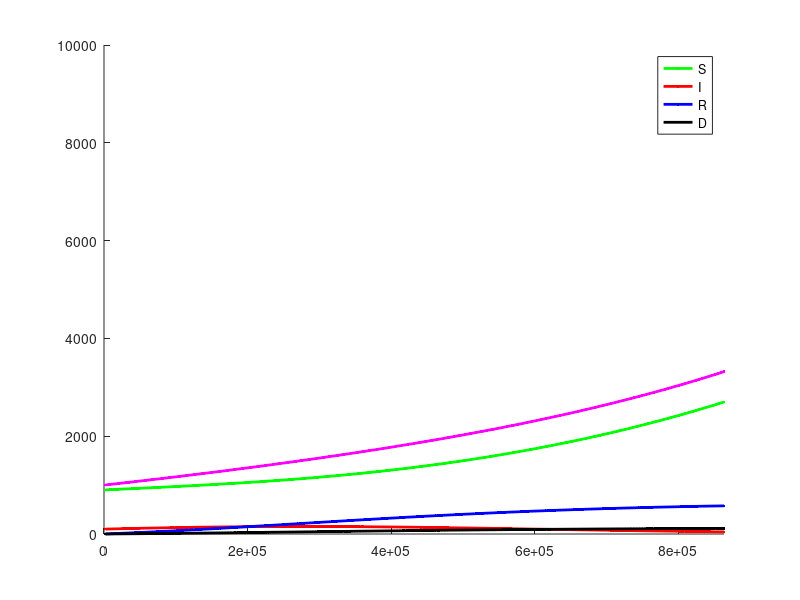

This figure's MATLAB source:
day = 60*60*24; % Day length (s).
tmax = day * 10; % Duration of the simulation (s).
clockmax = 400 ;% Number of time steps.
dt = tmax/clockmax ;% Calculates the duration of each time step.

a = 900/day;
b = 0.5/day;
deltaInf = 0.1/day;
deltaHealth = deltaInf / 2; 
betaHealth = .2/day; % birthrate for healthy
betaInf     = betaHealth*.75  ;% birthrate for ill 

%% Note that betaInf < betaHealth | deltaInf > deltaHealth | 
% ... betaHealth > deltaHealth | deltaInf > betaInf

N = 1000    ;% Total population
I = 100     ;% Infected
S = N - I   ;% Susceptible 
R = 0       ;% Recovered
D = 0       ;% Deceased

tsave = zeros(1,clockmax);
Ssave = zeros(1,clockmax);
Isave = zeros(1,clockmax);
Rsave = zeros(1,clockmax);
Dsave = zeros(1,clockmax);
Nsave = zeros(1,clockmax);


figure;
hold on;

hS = plot(0, S, 'g', 'linewidth', 2);
hI = plot(0, I, 'r', 'linewidth', 2);
hR = plot(0, R, 'b', 'linewidth', 2);
hD = plot(0, D, 'k', 'linewidth', 2);
hN = plot(0, N, 'm', 'linewidth', 2);


drawnow

legend({'S','I','R', 'D'},'Location','northeast')

axis([0, tmax, 0, 10 * N])
%% ds/dt = -a(ptrans)*S + betaHealth*S + betaInf*I - deltaHealth*S
%% di/dt = a(ptrans)*S - betaInf*I - deltaInf*S
%% N = S + I + R 
for clock=1:clockmax
    t = clock*dt; % Updates current time

    ptrans = I/N;
    % Calculates new cases of I, R and D
    if S > 0
        newI  = dt*a*ptrans;
        Sbirths = dt * betaHealth * S;
        Sdie  = dt * deltaHealth* S;
        Ibirths = dt * betaInf*I;
    else
        newI = 0;
    end
    if I > 0
        newR = dt*b*I;
        newD = dt*deltaInf*I;
    else
        newR = 0;
        newD = 0;
    end
    
    % Calculate final values of variables
    S = S - newI + Sbirths + Ibirths - Sdie;
    I = I + newI - newR - newD;
    R = R + newR;
    D = D + newD;
    N = S + I + R;
    
    % Update tsave, Ssave, Isave, Rsave, Dsave
    tsave(clock) = t; 
    Ssave(clock) = S;
    Isave(clock) = I;
    Rsave(clock) = R;
    Dsave(clock) = D;
    Nsave(clock) = N;

    
    % Update the plots
    set(hS, 'XData', tsave(1:clock), 'YData', Ssave(1:clock));
    set(hI, 'XData', tsave(1:clock), 'YData', Isave(1:clock));
    set(hR, 'XData', tsave(1:clock), 'YData', Rsave(1:clock));
    set(hD, 'XData', tsave(1:clock), 'YData', Dsave(1:clock));
    set(hN, 'XData', tsave(1:clock), 'YData', Nsave(1:clock));

    
    drawnow update; % Update the plot
end